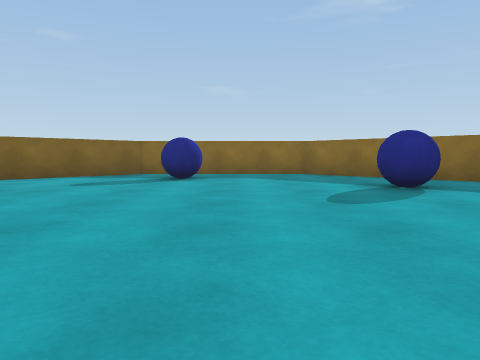
[1] (above)

13 first-person views from a walk through a Unity game level. The camera is 0.55 m above the floor, tilts 4° down and sees 70° across. The floor is counted in squares, 1 m on a side. Each view is taken from the middle of a square. On the plan, view 1 faces up. The plan holds only what a view shows up to about 9 squares ahead; the rest is blank. The player is left out.

[2]
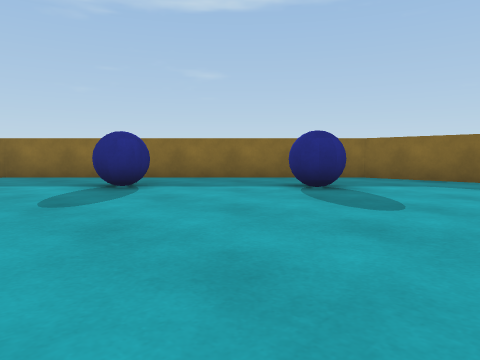

[3]
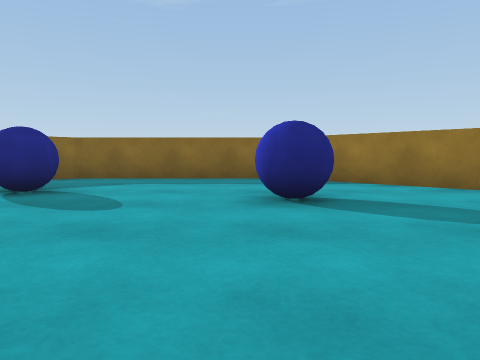

[4]
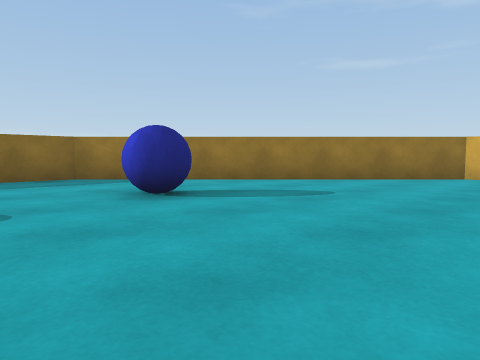

[5]
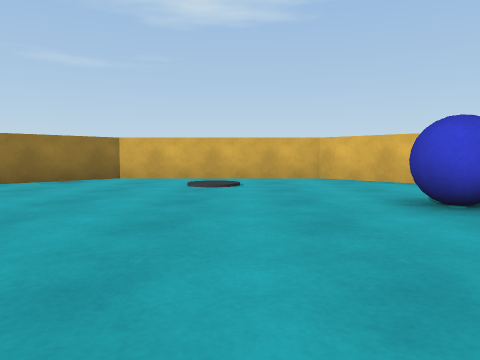

[6]
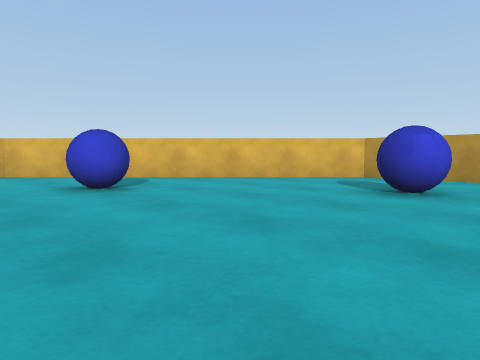

[7]
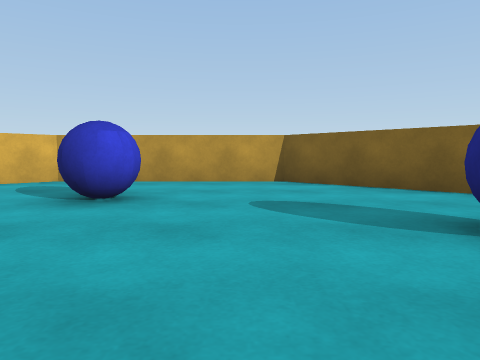

[8]
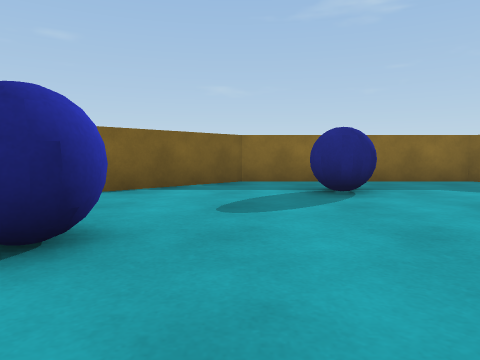

[9]
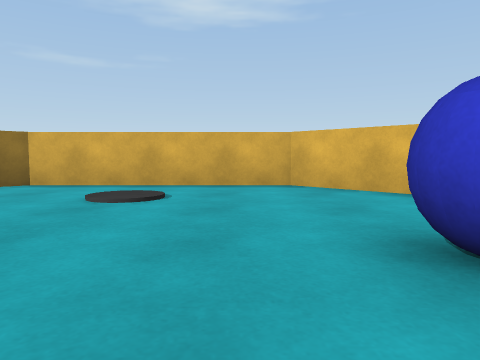

[10]
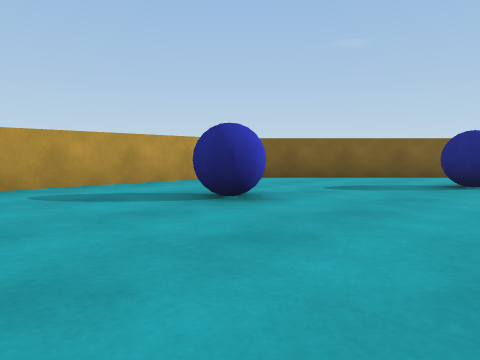

[11]
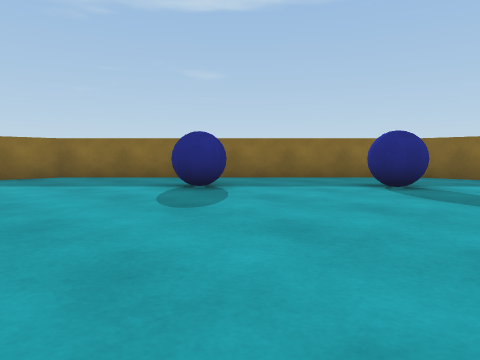

[12]
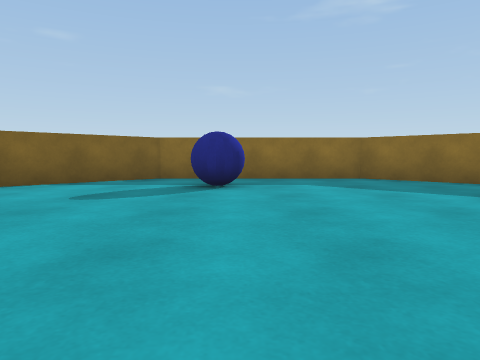

[13]
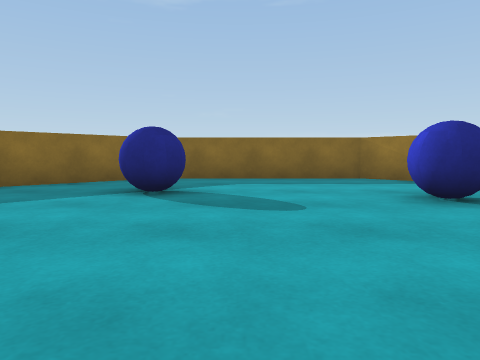

### Floor plan
Points are (right, up) in squares from view 1. A wall is a line through its corners. A room is listed if a view was taken in it or the views show most of it. See-through windows are left out.
Room 1 (views 1, 2, 3, 4, 5, 6, 7, 8, 9, 10, 11, 12, 13)
walls: (-9.4, 4) (-9.4, -1) (-3, -7.4) (2, -7.4) (8.4, -1) (8.4, 4) (2, 10.4) (-3, 10.4) (-9.4, 4)
objects: other object (-7, 1) to (-6, 1); other object (-5, 5) to (-4, 5); other object (-4, -3) to (-3, -3); other object (-2, 8) to (-1, 9); other object (3, 6); other object (4, -1) to (5, 0); other object (5, 3) to (6, 4)

Positions as (right, up) in squares from view 1, and headings:
1: (0, 0), facing up
2: (0, 0), facing up-right
3: (0, 0), facing right
4: (0, 2), facing down-right
5: (-1, 1), facing down
6: (-1, 3), facing down-left
7: (-2, 3), facing left
8: (-3, 3), facing up
9: (-2, -1), facing down
10: (-3, -2), facing up-left
11: (-1, 1), facing up-right
12: (-1, 2), facing up
13: (0, 2), facing right
